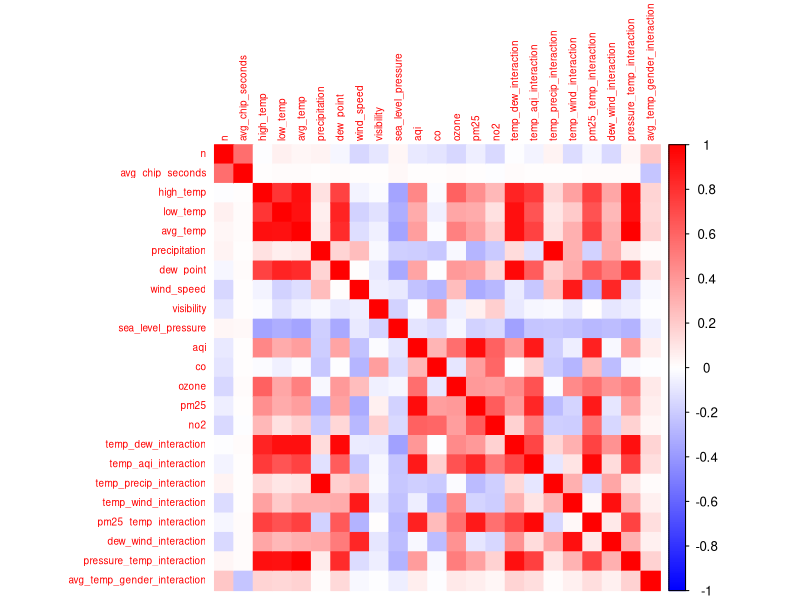

Generate this figure with R:
## ---- chunk 1
library(here)
library(dplyr)
library(knitr)
library(tidyr)
library(ggplot2)
library(corrplot)
library(VIM)
## ---- chunk 2
final_data <- read.csv(here("data", "merged_marathon_data.csv"))
## ---- chunk 3
# view merged data
str(final_data)
summary(final_data)
## ---- chunk 4
# missing values for visibility, co, pm10, pm2.5
missing_summary <- final_data %>%
  summarise(across(everything(), ~sum(is.na(.))))

knitr::kable(missing_summary, caption = "Missing Values per Variable")
## ---- chunk 5
main_data <- final_data %>% filter(marathon != "Berlin")
berlin_data <- final_data %>% filter(marathon == "Berlin")
## ---- chunk 6
str(main_data)
## ---- chunk 7
# missing values
missing_summary <- main_data %>%
  summarise(across(everything(), ~sum(is.na(.))))

knitr::kable(missing_summary, caption = "Missing Values per Variable")
## ---- chunk 8
main_data <- main_data %>%
  select(-pm10) 
## ---- chunk 9
# Impute missing PM2.5 values using 5 nearest neighbors
main_data <- kNN(main_data, variable = "pm25", k = 5) # can change later to see which K gives best model performance 

# remove pm25_imp
cols_to_remove <- c(
  "pm25_imp"
)

main_data <- main_data[, !(names(main_data) %in% cols_to_remove)]

# Check that missing values are filled
summary(main_data$pm25)
## ---- chunk 10
main_data  <- main_data  %>%
  mutate(subgroup = factor(subgroup),
         gender = factor(gender),
         marathon = factor(marathon),
         main_pollutant = factor(main_pollutant))

str(main_data )
## ---- chunk 11
# create interaction terms and convert supershoe to factor
main_data <- main_data %>%
  mutate(
    supershoe = factor(ifelse(year >= 2018, 1, 0), levels = c(0, 1)),
    temp_dew_interaction       = avg_temp * dew_point,
    temp_aqi_interaction       = avg_temp * aqi, 
    temp_precip_interaction    = avg_temp * precipitation,
    temp_wind_interaction      = avg_temp * wind_speed,
    pm25_temp_interaction      = pm25 * avg_temp,
    dew_wind_interaction       = dew_point * wind_speed,
    pressure_temp_interaction  = sea_level_pressure * avg_temp,
    avg_temp_gender_interaction = avg_temp * as.numeric(gender == "male")
  )

str(main_data)
## ---- chunk 12
# Find numeric columns after feature engineering, excluding 'year'
numeric_vars <- main_data %>%
  select(where(is.numeric)) %>%
  select(-year) %>% 
  names()

numeric_vars
## ---- chunk 13
cor_matrix <- cor(main_data[numeric_vars], use = "pairwise.complete.obs")

# rounding
round(cor_matrix, 2)
## ---- chunk 14
#ploting
corrplot(
  cor_matrix,
  method = "color",
  col = colorRampPalette(c("blue", "white", "red"))(200),
  tl.cex = 0.6
)
## ---- chunk 15
table(main_data$pm25_imp) # think this will error out since pm25_imp is removed above
table(main_data$main_pollutant)
table(main_data$supershoe)
## ---- chunk 16
cols_to_remove <- c(
  "high_temp",
  "low_temp",
  "aqi",
  "temp_dew_interaction",
  "temp_precip_interaction",
  "temp_wind_interaction",
  "pm25_temp_interaction",
  "dew_wind_interaction",
  "pressure_temp_interaction",
  "main_pollutant" 
)

main_data <- main_data[, !(names(main_data) %in% cols_to_remove)]
str(main_data)

## ---- chunk 17
# Identify numeric predictors to scale (exclude outcome and identifiers)
numeric_vars <- main_data %>%
  select(where(is.numeric)) %>%
  select(-avg_chip_seconds, -year, -n) %>%
  names()

# Create scaled versions of the numeric predictors (scaled variables with "scaled_")
scaled_vars <- paste0("scaled_", numeric_vars)
main_data[scaled_vars] <- scale(main_data[numeric_vars])

str(main_data)
## ---- chunk 18
# summary of scaled variables
summary(main_data[scaled_vars])

## ---- chunk 19
# split data into train and test
set.seed(123)

train_index <- sample(1:nrow(main_data), size = 0.9 * nrow(main_data)) # use a 90/10 split

train_data <- main_data[train_index, ]
test_data  <- main_data[-train_index, ]
